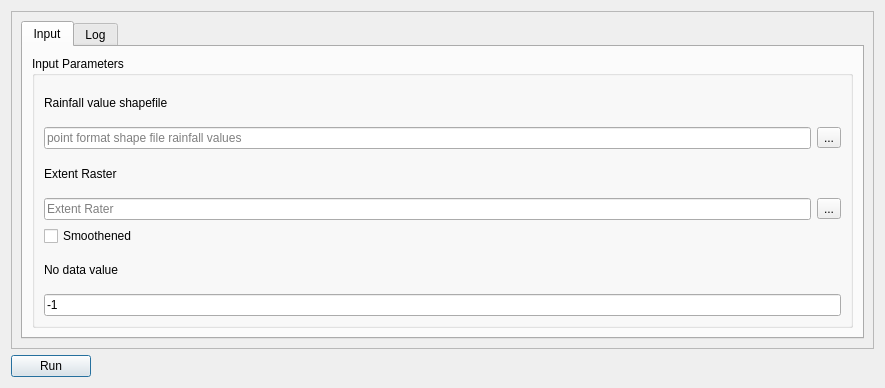
<?xml version="1.0" encoding="UTF-8"?>
<ui version="4.0">
 <class>Dialog</class>
 <widget class="QDialog" name="Dialog">
  <property name="geometry">
   <rect>
    <x>0</x>
    <y>0</y>
    <width>885</width>
    <height>388</height>
   </rect>
  </property>
  <property name="sizePolicy">
   <sizepolicy hsizetype="Preferred" vsizetype="Preferred">
    <horstretch>0</horstretch>
    <verstretch>0</verstretch>
   </sizepolicy>
  </property>
  <property name="windowTitle">
   <string>Dialog</string>
  </property>
  <layout class="QGridLayout" name="gridLayout_2">
   <item row="0" column="0">
    <widget class="QScrollArea" name="scrollArea">
     <property name="widgetResizable">
      <bool>true</bool>
     </property>
     <widget class="QWidget" name="scrollAreaWidgetContents">
      <property name="geometry">
       <rect>
        <x>0</x>
        <y>0</y>
        <width>861</width>
        <height>329</height>
       </rect>
      </property>
      <layout class="QGridLayout" name="gridLayout_5">
       <item row="0" column="0">
        <widget class="QTabWidget" name="tabWidget">
         <property name="currentIndex">
          <number>0</number>
         </property>
         <widget class="QWidget" name="tab">
          <attribute name="title">
           <string>Input</string>
          </attribute>
          <layout class="QGridLayout" name="gridLayout_3">
           <item row="0" column="0">
            <widget class="QGroupBox" name="groupBox">
             <property name="sizePolicy">
              <sizepolicy hsizetype="Preferred" vsizetype="Preferred">
               <horstretch>0</horstretch>
               <verstretch>0</verstretch>
              </sizepolicy>
             </property>
             <property name="title">
              <string>Input Parameters</string>
             </property>
             <layout class="QGridLayout" name="gridLayout">
              <item row="0" column="0">
               <widget class="QLabel" name="label">
                <property name="text">
                 <string>Rainfall value shapefile</string>
                </property>
               </widget>
              </item>
              <item row="1" column="0">
               <layout class="QHBoxLayout" name="horizontalLayout">
                <item>
                 <widget class="QLineEdit" name="lineEdit">
                  <property name="text">
                   <string/>
                  </property>
                  <property name="placeholderText">
                   <string>point format shape file rainfall values</string>
                  </property>
                 </widget>
                </item>
                <item>
                 <widget class="QToolButton" name="toolButton">
                  <property name="text">
                   <string>...</string>
                  </property>
                 </widget>
                </item>
               </layout>
              </item>
              <item row="2" column="0">
               <widget class="QLabel" name="label_3">
                <property name="text">
                 <string>Extent Raster</string>
                </property>
               </widget>
              </item>
              <item row="3" column="0">
               <layout class="QHBoxLayout" name="horizontalLayout_2">
                <item>
                 <widget class="QLineEdit" name="lineEdit_2">
                  <property name="text">
                   <string/>
                  </property>
                  <property name="placeholderText">
                   <string>Extent Rater</string>
                  </property>
                 </widget>
                </item>
                <item>
                 <widget class="QToolButton" name="toolButton_2">
                  <property name="text">
                   <string>...</string>
                  </property>
                 </widget>
                </item>
               </layout>
              </item>
              <item row="4" column="0">
               <widget class="QCheckBox" name="checkBox">
                <property name="text">
                 <string>Smoothened</string>
                </property>
               </widget>
              </item>
              <item row="5" column="0">
               <widget class="QLabel" name="label_2">
                <property name="text">
                 <string>No data value</string>
                </property>
               </widget>
              </item>
              <item row="6" column="0">
               <widget class="QLineEdit" name="lineEdit_3">
                <property name="text">
                 <string>-1</string>
                </property>
               </widget>
              </item>
             </layout>
            </widget>
           </item>
          </layout>
         </widget>
         <widget class="QWidget" name="tab_2">
          <attribute name="title">
           <string>Log</string>
          </attribute>
          <layout class="QGridLayout" name="gridLayout_4">
           <item row="0" column="0">
            <widget class="QTextBrowser" name="textBrowser"/>
           </item>
          </layout>
         </widget>
        </widget>
       </item>
      </layout>
     </widget>
    </widget>
   </item>
   <item row="1" column="0">
    <widget class="QPushButton" name="pushButton">
     <property name="sizePolicy">
      <sizepolicy hsizetype="Fixed" vsizetype="Fixed">
       <horstretch>0</horstretch>
       <verstretch>0</verstretch>
      </sizepolicy>
     </property>
     <property name="text">
      <string>Run</string>
     </property>
    </widget>
   </item>
  </layout>
 </widget>
 <resources/>
 <connections/>
</ui>
